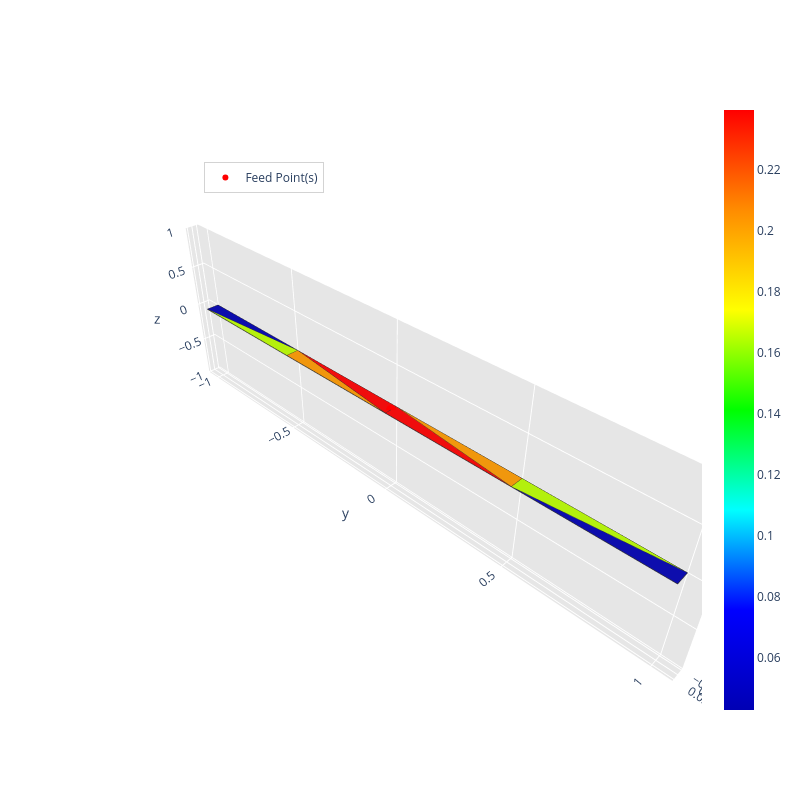

Notebook cell for this chart:
### Markdown cell above
if new_feed: matrice_z, voltage, current, surface_current_density = radiation_algorithm(path.mat, frequency, feed_point, voltage_amplitude=1, port_type=0)
else: pass

### Code cell
matrice_z, voltage, current, surface_current_density = radiation_algorithm(path.mat, frequency, feed_point, excitation_unit_vector='y')

### Figure 1 — Plotly figure (JSON) as saved in the notebook; plotly's stock layout.template omitted (floating-point values rounded to 4 significant figures)
{"data": [{"facecolor": ["rgb(0, 0, 180)", "rgb(189, 255, 0)", "rgb(0, 0, 180)", "rgb(187, 255, 0)", "rgb(255, 155, 0)", "rgb(255, 0, 0)", "rgb(255, 0, 0)", "rgb(255, 154, 0)"], "i": [9, 9, 6, 7, 8, 9, 8, 9], "j": [0, 1, 2, 6, 6, 5, 5, 4], "k": [1, 4, 3, 3, 7, 8, 6, 5], "name": "", "type": "mesh3d", "x": [-0.025, 0.025, 0.025, -0.025, 0.025, 0.025, 0.025, -0.025, -0.025, -0.025], "y": [-1.0, -1.0, 1.0, 1.0, -0.5, 0.0, 0.5, 0.5, 0.0, -0.5], "z": [0.0, 0.0, 0.0, 0.0, 0.0, 0.0, 0.0, 0.0, 0.0, 0.0]}, {"line": {"color": "rgb(50, 50, 50)", "width": 1.5}, "mode": "lines", "showlegend": false, "type": "scatter3d", "x": [-0.025, -0.025, 0.025, -0.025, null, -0.025, 0.025, 0.025, -0.025, null, 0.025, 0.025, -0.025, 0.025, null, -0.025, 0.025, -0.025, -0.025, null, -0.025, 0.025, -0.025, -0.025, null, -0.025, 0.025, -0.025, -0.025, null, -0.025, 0.025, 0.025, -0.025, null, -0.025, 0.025, 0.025, -0.025, null], "y": [-0.5, -1, -1, -0.5, null, -0.5, -1, -0.5, -0.5, null, 0.5, 1, 1, 0.5, null, 0.5, 0.5, 1, 0.5, null, 0, 0.5, 0.5, 0, null, -0.5, 0, 0, -0.5, null, 0, 0, 0.5, 0, null, -0.5, -0.5, 0, -0.5, null], "z": [0, 0, 0, 0, null, 0, 0, 0, 0, null, 0, 0, 0, 0, null, 0, 0, 0, 0, null, 0, 0, 0, 0, null, 0, 0, 0, 0, null, 0, 0, 0, 0, null, 0, 0, 0, 0, null]}, {"hoverinfo": "none", "marker": {"color": [0.04294, 0.2395], "colorscale": [[0, "rgb(0, 0, 180)"], [0.1667, "rgb(0, 0, 255)"], [0.3333, "rgb(0, 255, 255)"], [0.5, "rgb(0, 255, 0)"], [0.6667, "rgb(255, 255, 0)"], [0.8333, "rgb(255, 140, 0)"], [1, "rgb(255, 0, 0)"]], "showscale": true, "size": 0.1}, "mode": "markers", "showlegend": false, "type": "scatter3d", "x": [-0.025], "y": [-1.0], "z": [0.0]}, {"marker": {"color": "red", "size": 6, "symbol": "circle"}, "mode": "markers+text", "name": "Feed Point(s)", "type": "scatter3d", "x": [0], "y": [0], "z": [0]}], "layout": {"height": 800, "legend": {"bgcolor": "rgba(255,255,255,0.7)", "bordercolor": "lightgray", "borderwidth": 1, "x": 0.2, "xanchor": "left", "y": 0.9, "yanchor": "top"}, "scene": {"aspectratio": {"x": 0.025, "y": 1, "z": 0.3}, "camera": {"eye": {"x": 0.65, "y": 0.65, "z": 0.65}}, "xaxis": {"backgroundcolor": "rgb(230, 230, 230)", "gridcolor": "rgb(255, 255, 255)", "showbackground": true, "zerolinecolor": "rgb(255, 255, 255)"}, "yaxis": {"backgroundcolor": "rgb(230, 230, 230)", "gridcolor": "rgb(255, 255, 255)", "showbackground": true, "zerolinecolor": "rgb(255, 255, 255)"}, "zaxis": {"backgroundcolor": "rgb(230, 230, 230)", "gridcolor": "rgb(255, 255, 255)", "showbackground": true, "zerolinecolor": "rgb(255, 255, 255)"}}, "title": {"text": ""}, "width": 800}}
